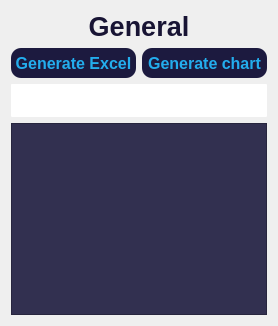
          <widget class="QWidget" name="tab_4">
           <attribute name="title">
            <string>General</string>
           </attribute>
           <layout class="QVBoxLayout" name="verticalLayout_16">
            <item>
             <widget class="QLabel" name="label_18">
              <property name="styleSheet">
               <string notr="true">
color: rgb(66, 55, 140);</string>
              </property>
              <property name="text">
               <string>&lt;html&gt;&lt;head/&gt;&lt;body&gt;&lt;p align=&quot;center&quot;&gt;&lt;span style=&quot; font-size:20pt; font-weight:600; color:#181434;&quot;&gt;General&lt;/span&gt;&lt;/p&gt;&lt;/body&gt;&lt;/html&gt;</string>
              </property>
             </widget>
            </item>
            <item>
             <layout class="QHBoxLayout" name="horizontalLayout_12">
              <item>
               <widget class="QPushButton" name="button_open_xlsx">
                <property name="minimumSize">
                 <size>
                  <width>0</width>
                  <height>30</height>
                 </size>
                </property>
                <property name="cursor">
                 <cursorShape>PointingHandCursor</cursorShape>
                </property>
                <property name="styleSheet">
                 <string notr="true">QPushButton {
	font: 75 8pt &quot;MS Shell Dlg 2&quot;;
	color: rgb(35, 173, 237);
	background-color: rgb(28, 26, 63);
	border-radius: 10px;
	font-size: 16px;
	font-weight: bold;
	
}

QPushButton:hover{
	color: rgb(23, 32, 38);
	background-color: rgb(35, 173, 237);
}</string>
                </property>
                <property name="text">
                 <string>Generate Excel</string>
                </property>
               </widget>
              </item>
              <item>
               <widget class="QPushButton" name="button_open_chart">
                <property name="minimumSize">
                 <size>
                  <width>0</width>
                  <height>30</height>
                 </size>
                </property>
                <property name="cursor">
                 <cursorShape>PointingHandCursor</cursorShape>
                </property>
                <property name="styleSheet">
                 <string notr="true">QPushButton {
	font: 75 8pt &quot;MS Shell Dlg 2&quot;;
	color: rgb(35, 173, 237);
	background-color: rgb(28, 26, 63);
	border-radius: 10px;
	font-size: 16px;
	font-weight: bold;
	
}

QPushButton:hover{
	color: rgb(23, 32, 38);
	background-color: rgb(35, 173, 237);
}</string>
                </property>
                <property name="text">
                 <string>Generate chart</string>
                </property>
               </widget>
              </item>
             </layout>
            </item>
            <item>
             <widget class="QLineEdit" name="line_filter">
              <property name="styleSheet">
               <string notr="true">color: rgb(255, 255, 255);
border-bottom: 1px solid white;
border-radius: 1px;
font-family: Trebuchet MS;
font-size: 21px;</string>
              </property>
              <property name="alignment">
               <set>Qt::AlignCenter</set>
              </property>
              <property name="placeholderText">
               <string>Filter</string>
              </property>
             </widget>
            </item>
            <item>
             <widget class="QTableView" name="table_general">
              <property name="palette">
               <palette>
                <active>
                 <colorrole role="WindowText">
                  <brush brushstyle="SolidPattern">
                   <color alpha="255">
                    <red>255</red>
                    <green>255</green>
                    <blue>255</blue>
                   </color>
                  </brush>
                 </colorrole>
                 <colorrole role="Button">
                  <brush brushstyle="SolidPattern">
                   <color alpha="255">
                    <red>50</red>
                    <green>48</green>
                    <blue>80</blue>
                   </color>
                  </brush>
                 </colorrole>
                 <colorrole role="Text">
                  <brush brushstyle="SolidPattern">
                   <color alpha="255">
                    <red>255</red>
                    <green>255</green>
                    <blue>255</blue>
                   </color>
                  </brush>
                 </colorrole>
                 <colorrole role="Base">
                  <brush brushstyle="SolidPattern">
                   <color alpha="255">
                    <red>50</red>
                    <green>48</green>
                    <blue>80</blue>
                   </color>
                  </brush>
                 </colorrole>
                 <colorrole role="Window">
                  <brush brushstyle="SolidPattern">
                   <color alpha="255">
                    <red>50</red>
                    <green>48</green>
                    <blue>80</blue>
                   </color>
                  </brush>
                 </colorrole>
                </active>
                <inactive>
                 <colorrole role="WindowText">
                  <brush brushstyle="SolidPattern">
                   <color alpha="255">
                    <red>255</red>
                    <green>255</green>
                    <blue>255</blue>
                   </color>
                  </brush>
                 </colorrole>
                 <colorrole role="Button">
                  <brush brushstyle="SolidPattern">
                   <color alpha="255">
                    <red>50</red>
                    <green>48</green>
                    <blue>80</blue>
                   </color>
                  </brush>
                 </colorrole>
                 <colorrole role="Text">
                  <brush brushstyle="SolidPattern">
                   <color alpha="255">
                    <red>255</red>
                    <green>255</green>
                    <blue>255</blue>
                   </color>
                  </brush>
                 </colorrole>
                 <colorrole role="Base">
                  <brush brushstyle="SolidPattern">
                   <color alpha="255">
                    <red>50</red>
                    <green>48</green>
                    <blue>80</blue>
                   </color>
                  </brush>
                 </colorrole>
                 <colorrole role="Window">
                  <brush brushstyle="SolidPattern">
                   <color alpha="255">
                    <red>50</red>
                    <green>48</green>
                    <blue>80</blue>
                   </color>
                  </brush>
                 </colorrole>
                </inactive>
                <disabled>
                 <colorrole role="WindowText">
                  <brush brushstyle="SolidPattern">
                   <color alpha="255">
                    <red>120</red>
                    <green>120</green>
                    <blue>120</blue>
                   </color>
                  </brush>
                 </colorrole>
                 <colorrole role="Button">
                  <brush brushstyle="SolidPattern">
                   <color alpha="255">
                    <red>50</red>
                    <green>48</green>
                    <blue>80</blue>
                   </color>
                  </brush>
                 </colorrole>
                 <colorrole role="Text">
                  <brush brushstyle="SolidPattern">
                   <color alpha="255">
                    <red>120</red>
                    <green>120</green>
                    <blue>120</blue>
                   </color>
                  </brush>
                 </colorrole>
                 <colorrole role="Base">
                  <brush brushstyle="SolidPattern">
                   <color alpha="255">
                    <red>50</red>
                    <green>48</green>
                    <blue>80</blue>
                   </color>
                  </brush>
                 </colorrole>
                 <colorrole role="Window">
                  <brush brushstyle="SolidPattern">
                   <color alpha="255">
                    <red>50</red>
                    <green>48</green>
                    <blue>80</blue>
                   </color>
                  </brush>
                 </colorrole>
                </disabled>
               </palette>
              </property>
              <property name="font">
               <font>
                <pointsize>12</pointsize>
               </font>
              </property>
              <property name="autoFillBackground">
               <bool>false</bool>
              </property>
              <property name="styleSheet">
               <string notr="true"/>
              </property>
             </widget>
            </item>
           </layout>
          </widget>
